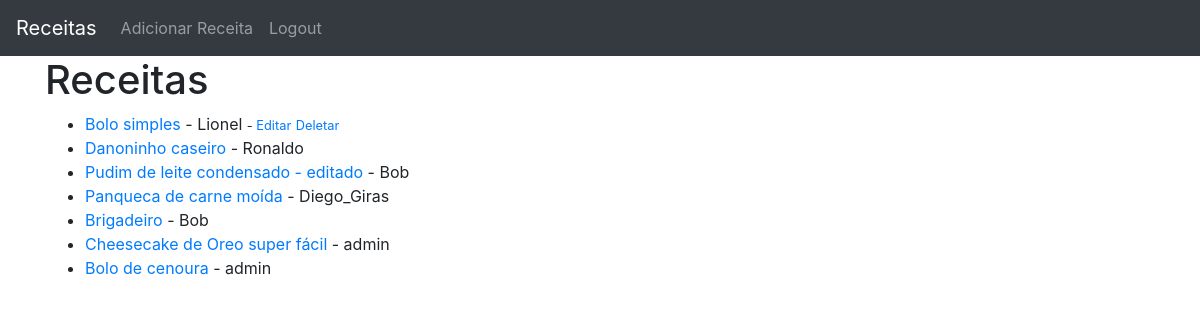
Screenshot of / (signed in) with the database file from the repository.
### theblog/models.py (models this page shows, shortened)
class Post(models.Model):
    title = models.CharField(max_length=255)
    author = models.ForeignKey(User, on_delete=models.CASCADE)
    body = models.TextField()

### theblog/views.py (the view)
# urls.py: path('', HomeView.as_view(), name='home'),
class HomeView(ListView):
    model = Post
    template_name = 'home.html'
    ordering = ['-id']

### theblog/templates/home.html
{% extends "index.html" %}
{%block content %}
<h1>Receitas</h1>
<ul>
{% for post in object_list %}
    <li><a href="{%url 'article-detail' post.pk%}">{{post.title}}</a> - {{post.author}}
        {%if user.is_authenticated%}
            {% if user.id == post.author.id%}
                <small> - <a href="{%url 'update_post' post.pk%}">Editar</a></small>
                <small><a href="{%url 'delete_post' post.pk%}">Deletar</a></small>
            {% endif %}
        {% endif %}
    <br/>
    </li>
{% endfor %}
</ul>
{% endblock %}

### rows the page displays
Post: title "Bolo simples", author "Lionel", shows "Editar"
Post: title "Danoninho caseiro", author "Ronaldo"
Post: title "Pudim de leite condensado - editado", author "Bob"
Post: title "Panqueca de carne moída", author "Diego_Giras"
Post: title "Brigadeiro", author "Bob"
Post: title "Cheesecake de Oreo super fácil", author "admin"
Post: title "Bolo de cenoura", author "admin"
